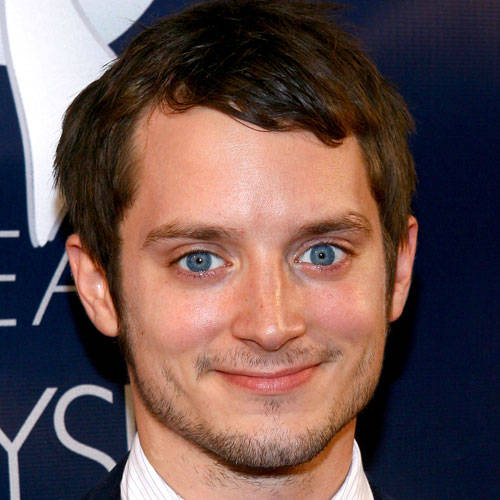
%> input picture ba/foto7.jpg, 500 x 500 px
$ octave --eval "curvature;"   (GNU Octave 9; MATLAB toolbox functions it lacks are replaced by stand-ins)
%> lines starting %> are read from the running program, lines starting %| are printed output that depends on the picture
function [  ] = curvature(  )
%%Einlesen, Resize und Indizieren
close all;
datei = imread('foto7.jpg');
%> datei is the input picture: size 500x500x3 uint8; mean R, G, B 105.6, 82.4, 80.4
datei = imresize(datei, 1);
Bild=rgb2gray(datei);
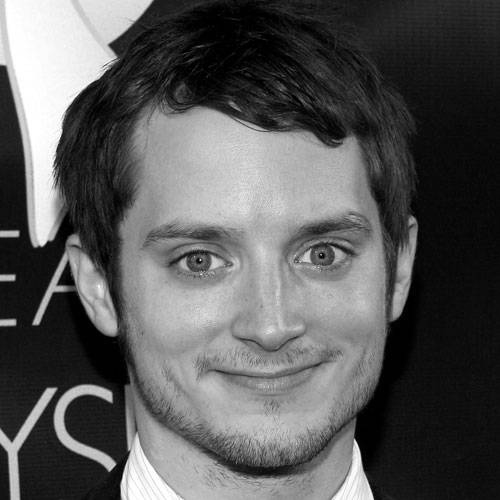
%> Bild: size 500x500 uint8; min 0, max 255, mean 89.1
[Bild_ind,map] = gray2ind(Bild, 255);
%> map = 255 rows, first 12: [0 0 0; 0.00394 0.00394 0.00394; 0.00787 0.00787 0.00787; 0.0118 0.0118 0.0118; 0.0157 0.0157 0.0157; 0.0197 0.0197 0.0197; 0.0236 0.0236 0.0236; 0.0276 0.0276 0.0276; 0.0315 0.0315 0.0315; 0.0354 0.0354 0.0354; 0.0394 0.0394 0.0394; 0.0433 0.0433 0.0433]
Bild_ind = im2double(Bild_ind);
%> Bild_ind: size 500x500 double
[hoehe, breite] = size(Bild_ind);
%> hoehe = 500; breite = 500
%Test ob Bild richtig konvertiert wurde
%figure(1), imshow(Bild_ind);
Bild_double = im2double(Bild);
%figure(2), imshow(Bild_double);

%% Prewitt Operator
% [6 lines of commented-out code are left out]

%% Berechnung Gradient und Isophote Curvature
[Lx,Ly] = gradient(Bild_double);
[Lxx,Lxy] = gradient(Lx);
[~,Lyy]=gradient(Ly);
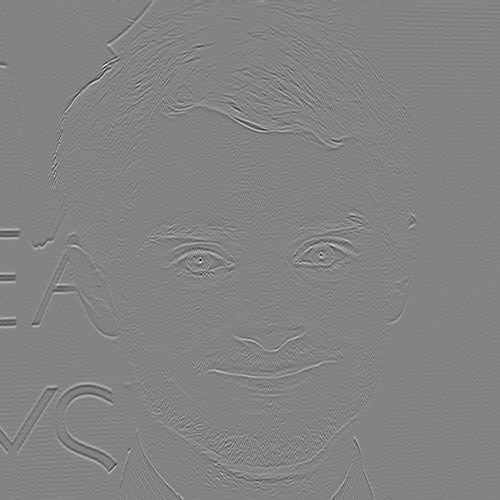
%> Lyy: size 500x500 double; min -0.322, max 0.302, mean 8.82e-06; drawn with min black and max white

% [31 lines of commented-out code are left out]
%% Butterworthfilter
% [4 lines of commented-out code are left out]

%% Laplacefilter
% fg = fspecial('laplacian', 1);
% Lxx = imfilter(Lxx,fg,'same');
% Lxy = imfilter(Lxy,fg, 'same');


%figure, quiver(Lxx,Lxy);
curvedness = sqrt((Lxx.^2) + 2*(Lxy.^2) + (Lyy.^2));
% [11 lines of commented-out code are left out]


%% Berechnung von D

D = - ((((Lx.^2) + (Ly.^2)).^(3/2))./((((Ly.^2).*Lxx) - (2.*Lx.*Lxy.*Ly) + ((Lx.^2).*Lyy))));

% [9 lines of commented-out code are left out]

Dx = Lx.*D;
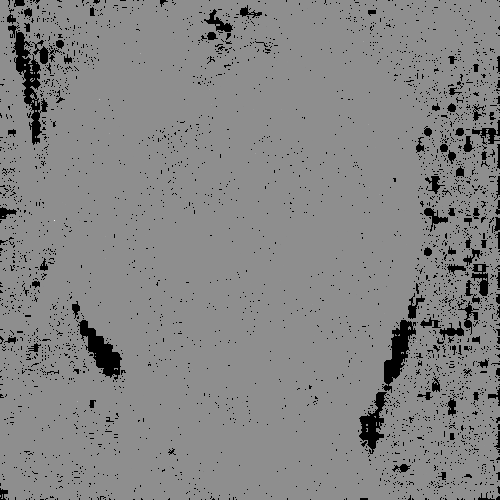
%> Dx: size 500x500 double; 6.46% of the values are NaN or infinite; the others: min -6.66e+15, max 5.24e+15, mean 8.98e+09; drawn with min black, max white, NaN and infinite black
Dy = Ly.*D;
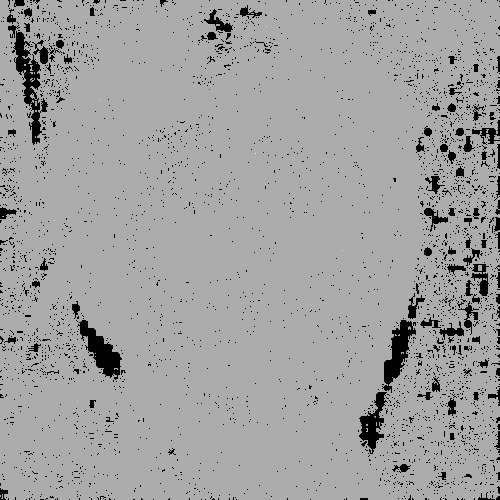
%> Dy: size 500x500 double; 6.46% of the values are NaN or infinite; the others: min -6.66e+15, max 3.17e+15, mean 1.26e+10; drawn with min black, max white, NaN and infinite black
%figure, imshow(D);

%% Gaussfilter
% [5 lines of commented-out code are left out]


%% Alle Ausgaben
% [17 lines of commented-out code are left out]
breite  = int32(breite);
hoehe = int32(hoehe);


%% Centermap und Centervoting
%array=zeros(hoehe, breite);
centermap=zeros(hoehe, breite);
for x= 1:hoehe
    for y=1:breite
        x1 = x + round(Dx(x,y));
        y1 = y + round(Dy(x,y));
         if D(x,y)>0
            if x1 > 0 && y1 > 0 && x1 < hoehe+1 && y1 < breite+1
                centermap(x1,y1) = curvedness(x,y) + centermap(x1,y1);
                %array(x1,y1) = centermap(x1,y1);
            end
         end
    end
end


K= centermap;
%figure(7),surf(K);
%figure, imshow(K);
figure, imshow(K);

fg = 4/16.*[1, 2, 1; 2, 4, 2; 1, 2, 1];
erg1 = conv2(K-curvedness,fg,'same');
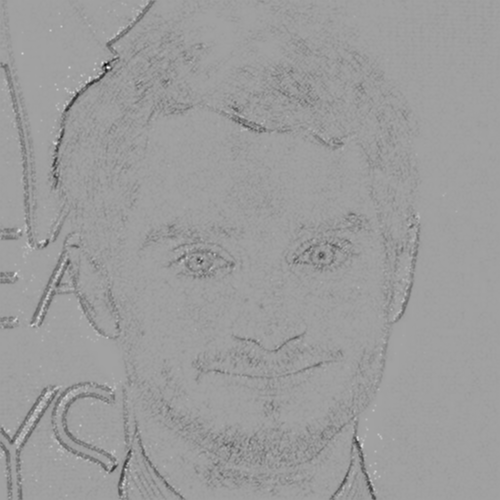
%> erg1: size 500x500 double; min -1.21, max 0.693, mean -0.044; drawn with min black and max white


fg = fspecial('gaussian',[3 3],0.5);
erg2 = imfilter(K-curvedness,fg,'same');
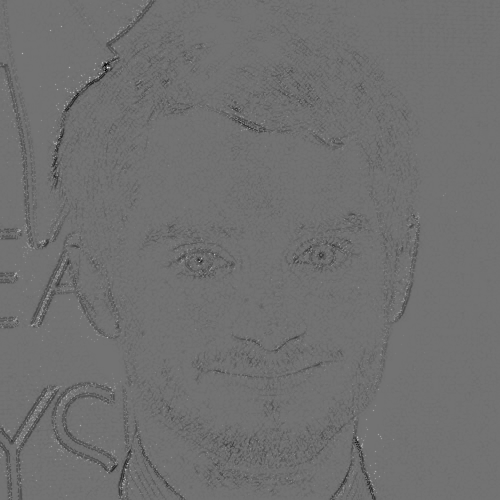
%> erg2: size 500x500 double; min -0.37, max 0.446, mean -0.011; drawn with min black and max white

figure, imshow(erg1);
%> after `imshow(erg1)`:
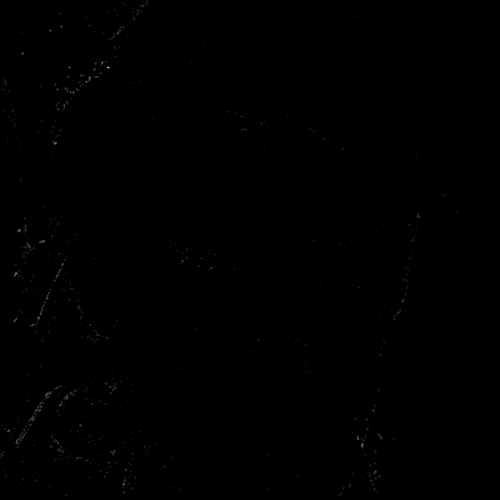
%> displayed picture: size 500x500, on the screen's scale of 0 to 255; min 0, max 177, mean 0.3
figure, imshow(erg2);


end

$ run again, with ba/foto1.jpg copied over ba/foto7.jpg
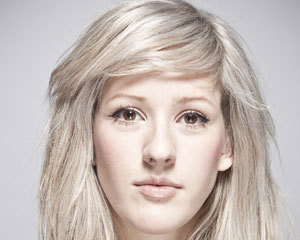
%> input picture ba/foto1.jpg, 300 x 240 px
%> in curvature, datei is the input picture: size 240x300x3 uint8; mean R, G, B 197.9, 186.1, 180.8
%> in curvature, `Bild=rgb2gray(datei);`:
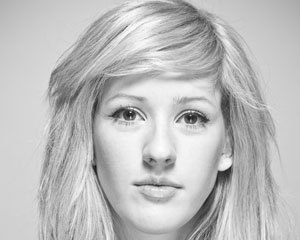
%> Bild: size 240x300 uint8; min 17, max 255, mean 189
%> map = 255 rows, first 12: [0 0 0; 0.00394 0.00394 0.00394; 0.00787 0.00787 0.00787; 0.0118 0.0118 0.0118; 0.0157 0.0157 0.0157; 0.0197 0.0197 0.0197; 0.0236 0.0236 0.0236; 0.0276 0.0276 0.0276; 0.0315 0.0315 0.0315; 0.0354 0.0354 0.0354; 0.0394 0.0394 0.0394; 0.0433 0.0433 0.0433]
%> in curvature, `imshow(erg1)`:
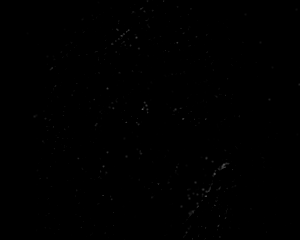
%> displayed picture: size 240x300, on the screen's scale of 0 to 255; min 0, max 91, mean 0.3

$ run again, with ba/foto4.jpg copied over ba/foto7.jpg
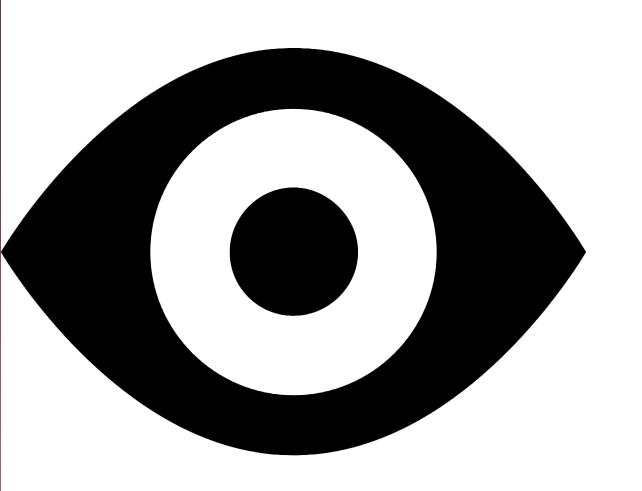
%> input picture ba/foto4.jpg, 642 x 491 px
%> in curvature, datei is the input picture: size 491x642x3 uint8; mean R, G, B 165.4, 165.3, 165.3
%> map = 255 rows, first 12: [0 0 0; 0.00394 0.00394 0.00394; 0.00787 0.00787 0.00787; 0.0118 0.0118 0.0118; 0.0157 0.0157 0.0157; 0.0197 0.0197 0.0197; 0.0236 0.0236 0.0236; 0.0276 0.0276 0.0276; 0.0315 0.0315 0.0315; 0.0354 0.0354 0.0354; 0.0394 0.0394 0.0394; 0.0433 0.0433 0.0433]
%> in curvature, `imshow(erg1)`:
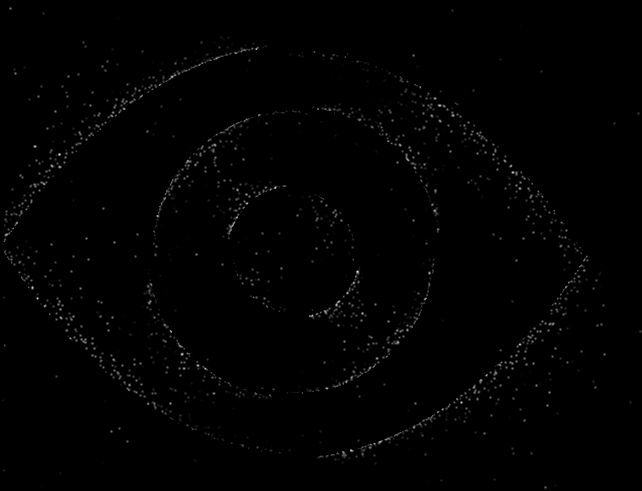
%> displayed picture: size 491x642, on the screen's scale of 0 to 255; min 0, max 250, mean 1.6
